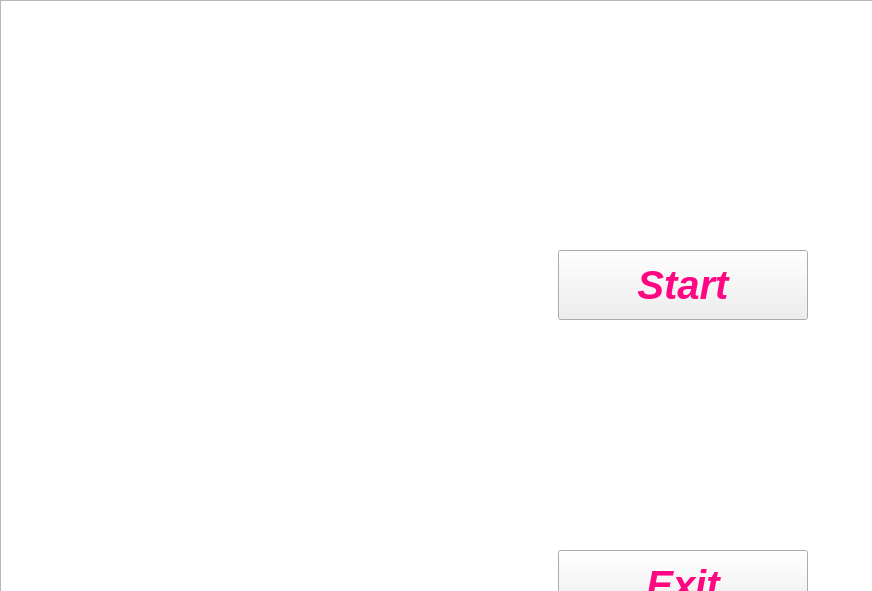
<?xml version="1.0" encoding="UTF-8"?>
<ui version="4.0">
 <class>MainWindow</class>
 <widget class="QMainWindow" name="MainWindow">
  <property name="geometry">
   <rect>
    <x>0</x>
    <y>0</y>
    <width>872</width>
    <height>591</height>
   </rect>
  </property>
  <property name="windowTitle">
   <string>MainWindow</string>
  </property>
  <property name="styleSheet">
   <string notr="true">background: url(&quot;:/images/menu.png&quot;);</string>
  </property>
  <widget class="QWidget" name="centralWidget">
   <widget class="QGraphicsView" name="graphicsView">
    <property name="geometry">
     <rect>
      <x>0</x>
      <y>0</y>
      <width>1366</width>
      <height>700</height>
     </rect>
    </property>
   </widget>
   <widget class="QLabel" name="scoreLabel">
    <property name="enabled">
     <bool>true</bool>
    </property>
    <property name="geometry">
     <rect>
      <x>683</x>
      <y>718</y>
      <width>200</width>
      <height>50</height>
     </rect>
    </property>
    <property name="font">
     <font>
      <pointsize>30</pointsize>
     </font>
    </property>
    <property name="focusPolicy">
     <enum>Qt::NoFocus</enum>
    </property>
    <property name="styleSheet">
     <string notr="true">color: white;</string>
    </property>
    <property name="text">
     <string/>
    </property>
   </widget>
   <widget class="QLabel" name="healthLabel">
    <property name="enabled">
     <bool>true</bool>
    </property>
    <property name="geometry">
     <rect>
      <x>200</x>
      <y>718</y>
      <width>200</width>
      <height>50</height>
     </rect>
    </property>
    <property name="font">
     <font>
      <pointsize>30</pointsize>
     </font>
    </property>
    <property name="styleSheet">
     <string notr="true">color: white;</string>
    </property>
    <property name="text">
     <string/>
    </property>
   </widget>
   <widget class="QLabel" name="weaponLabel">
    <property name="enabled">
     <bool>true</bool>
    </property>
    <property name="geometry">
     <rect>
      <x>936</x>
      <y>700</y>
      <width>200</width>
      <height>100</height>
     </rect>
    </property>
    <property name="styleSheet">
     <string notr="true">color: white;</string>
    </property>
    <property name="text">
     <string/>
    </property>
   </widget>
   <widget class="QLabel" name="ammoLabel">
    <property name="enabled">
     <bool>true</bool>
    </property>
    <property name="geometry">
     <rect>
      <x>1136</x>
      <y>718</y>
      <width>200</width>
      <height>50</height>
     </rect>
    </property>
    <property name="font">
     <font>
      <pointsize>30</pointsize>
     </font>
    </property>
    <property name="styleSheet">
     <string notr="true">color: white;</string>
    </property>
    <property name="text">
     <string/>
    </property>
   </widget>
   <widget class="QPushButton" name="pushButton">
    <property name="enabled">
     <bool>true</bool>
    </property>
    <property name="geometry">
     <rect>
      <x>558</x>
      <y>250</y>
      <width>250</width>
      <height>70</height>
     </rect>
    </property>
    <property name="styleSheet">
     <string notr="true">font-size: 40px;
color: #ff0782;
font-style: italic;
font-weight: bold;</string>
    </property>
    <property name="text">
     <string>Start</string>
    </property>
   </widget>
   <widget class="QPushButton" name="pushButton_2">
    <property name="geometry">
     <rect>
      <x>558</x>
      <y>550</y>
      <width>250</width>
      <height>70</height>
     </rect>
    </property>
    <property name="styleSheet">
     <string notr="true">font-size: 40px;
color: #ff0782;
font-style: italic;
font-weight: bold;</string>
    </property>
    <property name="text">
     <string>Exit</string>
    </property>
   </widget>
  </widget>
 </widget>
 <layoutdefault spacing="6" margin="11"/>
 <resources/>
 <connections/>
</ui>
